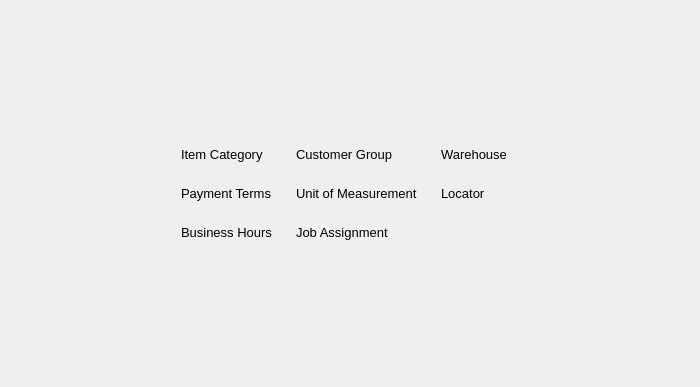
<?xml version="1.0" encoding="UTF-8"?>
<ui version="4.0">
 <class>Form</class>
 <widget class="QWidget" name="Form">
  <property name="geometry">
   <rect>
    <x>0</x>
    <y>0</y>
    <width>700</width>
    <height>387</height>
   </rect>
  </property>
  <property name="font">
   <font>
    <pointsize>10</pointsize>
   </font>
  </property>
  <property name="windowTitle">
   <string>Form</string>
  </property>
  <layout class="QGridLayout" name="gridLayout_2">
   <item row="0" column="1">
    <spacer name="verticalSpacer">
     <property name="orientation">
      <enum>Qt::Vertical</enum>
     </property>
     <property name="sizeHint" stdset="0">
      <size>
       <width>20</width>
       <height>40</height>
      </size>
     </property>
    </spacer>
   </item>
   <item row="1" column="0">
    <spacer name="horizontalSpacer">
     <property name="orientation">
      <enum>Qt::Horizontal</enum>
     </property>
     <property name="sizeHint" stdset="0">
      <size>
       <width>40</width>
       <height>20</height>
      </size>
     </property>
    </spacer>
   </item>
   <item row="1" column="2">
    <spacer name="horizontalSpacer_2">
     <property name="orientation">
      <enum>Qt::Horizontal</enum>
     </property>
     <property name="sizeHint" stdset="0">
      <size>
       <width>40</width>
       <height>20</height>
      </size>
     </property>
    </spacer>
   </item>
   <item row="1" column="1">
    <layout class="QGridLayout" name="gridLayout">
     <property name="leftMargin">
      <number>0</number>
     </property>
     <property name="rightMargin">
      <number>0</number>
     </property>
     <property name="spacing">
      <number>16</number>
     </property>
     <item row="0" column="0">
      <widget class="QPushButton" name="btnCategory">
       <property name="font">
        <font>
         <pointsize>10</pointsize>
        </font>
       </property>
       <property name="cursor">
        <cursorShape>PointingHandCursor</cursorShape>
       </property>
       <property name="styleSheet">
        <string notr="true">text-align: left;</string>
       </property>
       <property name="text">
        <string>Item Category</string>
       </property>
       <property name="flat">
        <bool>true</bool>
       </property>
      </widget>
     </item>
     <item row="1" column="0">
      <widget class="QPushButton" name="btnPaymentTerm">
       <property name="cursor">
        <cursorShape>PointingHandCursor</cursorShape>
       </property>
       <property name="styleSheet">
        <string notr="true">text-align: left;</string>
       </property>
       <property name="text">
        <string>Payment Terms</string>
       </property>
       <property name="flat">
        <bool>true</bool>
       </property>
      </widget>
     </item>
     <item row="1" column="2">
      <widget class="QPushButton" name="btnLocator">
       <property name="font">
        <font>
         <pointsize>10</pointsize>
        </font>
       </property>
       <property name="cursor">
        <cursorShape>PointingHandCursor</cursorShape>
       </property>
       <property name="styleSheet">
        <string notr="true">text-align: left;</string>
       </property>
       <property name="text">
        <string>Locator</string>
       </property>
       <property name="flat">
        <bool>true</bool>
       </property>
      </widget>
     </item>
     <item row="0" column="2">
      <widget class="QPushButton" name="btnWarehouse">
       <property name="font">
        <font>
         <pointsize>10</pointsize>
        </font>
       </property>
       <property name="cursor">
        <cursorShape>PointingHandCursor</cursorShape>
       </property>
       <property name="styleSheet">
        <string notr="true">text-align: left;</string>
       </property>
       <property name="text">
        <string>Warehouse</string>
       </property>
       <property name="flat">
        <bool>true</bool>
       </property>
      </widget>
     </item>
     <item row="2" column="0">
      <widget class="QPushButton" name="btnHours">
       <property name="cursor">
        <cursorShape>PointingHandCursor</cursorShape>
       </property>
       <property name="styleSheet">
        <string notr="true">text-align: left;</string>
       </property>
       <property name="text">
        <string>Business Hours</string>
       </property>
       <property name="flat">
        <bool>true</bool>
       </property>
      </widget>
     </item>
     <item row="1" column="1">
      <widget class="QPushButton" name="btnUnit">
       <property name="cursor">
        <cursorShape>PointingHandCursor</cursorShape>
       </property>
       <property name="styleSheet">
        <string notr="true">text-align: left;</string>
       </property>
       <property name="text">
        <string>Unit of Measurement</string>
       </property>
       <property name="flat">
        <bool>true</bool>
       </property>
      </widget>
     </item>
     <item row="2" column="1">
      <widget class="QPushButton" name="btnJobAssignment">
       <property name="cursor">
        <cursorShape>PointingHandCursor</cursorShape>
       </property>
       <property name="styleSheet">
        <string notr="true">text-align: left;</string>
       </property>
       <property name="text">
        <string>Job Assignment</string>
       </property>
       <property name="flat">
        <bool>true</bool>
       </property>
      </widget>
     </item>
     <item row="0" column="1">
      <widget class="QPushButton" name="btnCustomerGroup">
       <property name="font">
        <font>
         <pointsize>10</pointsize>
        </font>
       </property>
       <property name="cursor">
        <cursorShape>PointingHandCursor</cursorShape>
       </property>
       <property name="styleSheet">
        <string notr="true">text-align: left;</string>
       </property>
       <property name="text">
        <string>Customer Group</string>
       </property>
       <property name="flat">
        <bool>true</bool>
       </property>
      </widget>
     </item>
    </layout>
   </item>
   <item row="2" column="1">
    <spacer name="verticalSpacer_2">
     <property name="orientation">
      <enum>Qt::Vertical</enum>
     </property>
     <property name="sizeHint" stdset="0">
      <size>
       <width>20</width>
       <height>40</height>
      </size>
     </property>
    </spacer>
   </item>
  </layout>
 </widget>
 <resources/>
 <connections/>
</ui>
